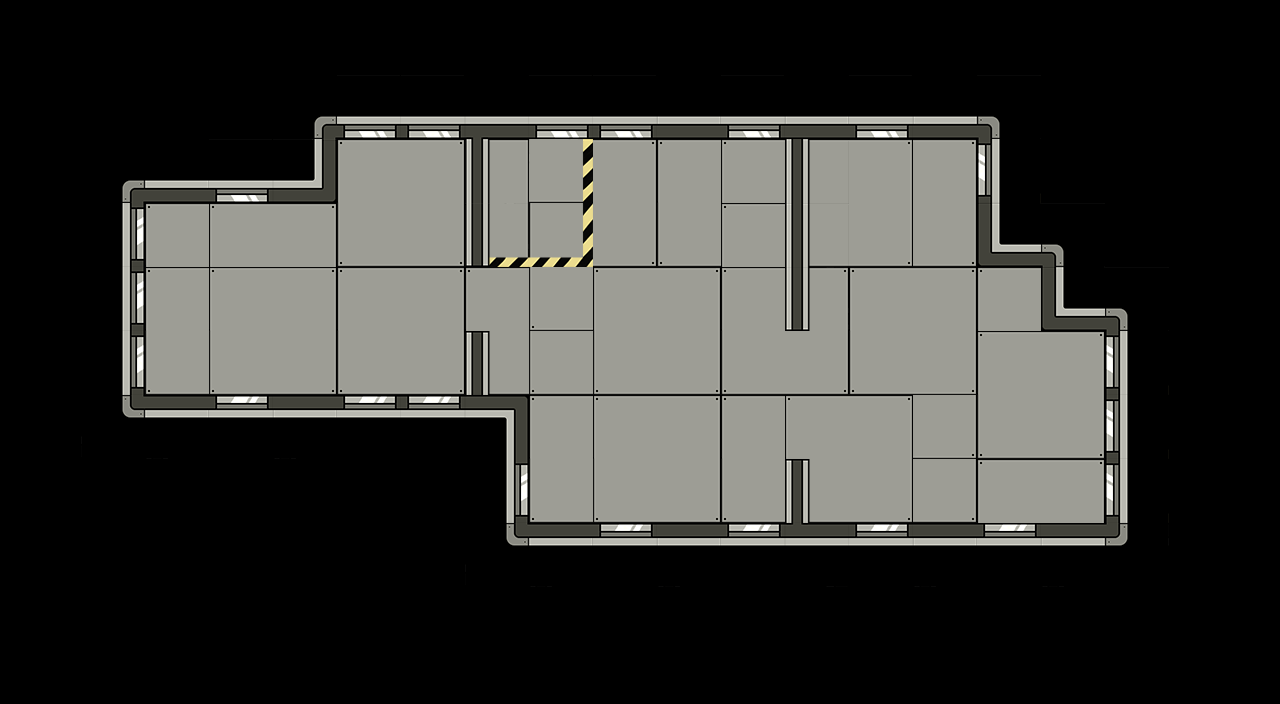

This is a level from a 2D game, rendered from its Tiled map with the project's own tilesets. A one-line summary and the complete map file follow:
An orthogonal 20x11 tile map with 64x64 px tiles, 4 tile layers (Bg, Floor, Floor2, Walls), 2 tilesets and 19 objects.

<map version="1.2" tiledversion="1.3.4" orientation="orthogonal" renderorder="right-down" width="20" height="11" tilewidth="64" tileheight="64" infinite="0" nextlayerid="10" nextobjectid="36">
 <tileset firstgid="1" source="MurkyWalls.tsx" />
 <tileset firstgid="55" source="objects.tsx" />
 <layer id="5" name="Bg" width="20" height="11" offsetx="81.4545" offsety="11.3939">
  <data encoding="csv">
0,0,0,0,0,0,0,0,0,0,0,0,0,0,0,0,0,0,0,0,
0,0,0,0,0,0,0,0,0,0,0,0,0,0,0,0,0,0,0,0,
0,0,0,0,0,0,0,0,0,0,0,0,0,0,0,0,0,0,0,0,
0,0,0,0,0,0,0,0,0,0,0,0,0,0,0,0,0,0,0,0,
0,0,0,0,0,0,0,0,0,0,0,0,0,0,0,0,0,0,0,0,
0,0,0,0,0,0,0,0,0,0,0,0,0,0,0,0,0,0,0,0,
0,0,0,0,0,0,0,0,0,0,0,0,0,0,0,0,0,0,0,0,
0,0,0,0,0,0,0,0,0,0,0,0,0,0,0,0,0,0,0,0,
0,0,0,0,0,0,0,0,0,0,0,0,0,0,0,0,0,0,0,0,
0,0,0,0,0,0,0,0,0,0,0,0,0,0,0,0,0,0,0,0,
0,0,0,0,0,0,0,0,0,0,0,0,0,0,0,0,0,0,0,0
</data>
 </layer>
 <layer id="7" name="Floor" width="20" height="11" offsetx="81.4545" offsety="11.3939">
  <data encoding="csv">
0,0,0,0,0,0,0,0,0,0,0,0,0,0,0,0,0,0,0,0,
0,0,0,0,0,0,0,0,0,0,0,0,0,0,0,0,0,0,0,0,
0,0,0,0,6,7,9,16,7,6,6,6,7,7,0,0,0,0,0,0,
0,6,6,7,15,16,18,15,16,15,6,15,16,16,0,0,0,0,0,0,
0,6,6,7,6,7,6,15,6,7,6,7,6,7,6,0,0,0,0,0,
0,15,15,16,15,16,15,15,15,16,15,16,15,16,6,7,0,0,0,0,
0,0,0,0,0,0,0,6,6,7,6,6,7,16,15,16,0,0,0,0,
0,0,0,0,0,0,0,15,15,16,15,15,16,16,6,7,0,0,0,0,
0,0,0,0,0,0,0,0,0,0,0,0,0,0,0,0,0,0,0,0,
0,0,0,0,0,0,0,0,0,0,0,0,0,0,0,0,0,0,0,0,
0,0,0,0,0,0,0,0,0,0,0,0,0,0,0,0,0,0,0,0
</data>
 </layer>
 <layer id="8" name="Floor2" width="20" height="11" offsetx="81.4545" offsety="11.3939">
  <data encoding="csv">
0,0,0,0,0,0,0,0,0,0,0,0,0,0,0,0,0,0,0,0,
0,0,0,0,0,0,0,0,0,0,0,0,0,0,0,0,0,0,0,0,
0,0,0,0,0,0,0,45,0,0,0,0,0,0,0,0,0,0,0,0,
0,0,0,0,0,0,53,54,0,0,0,0,0,0,0,0,0,0,0,0,
0,0,0,0,0,0,0,0,0,0,0,0,0,0,0,0,0,0,0,0,
0,0,0,0,0,0,0,0,0,0,0,0,0,0,0,0,0,0,0,0,
0,0,0,0,0,0,0,0,0,0,0,0,0,0,0,0,0,0,0,0,
0,0,0,0,0,0,0,0,0,0,0,0,0,0,0,0,0,0,0,0,
0,0,0,0,0,0,0,0,0,0,0,0,0,0,0,0,0,0,0,0,
0,0,0,0,0,0,0,0,0,0,0,0,0,0,0,0,0,0,0,0,
0,0,0,0,0,0,0,0,0,0,0,0,0,0,0,0,0,0,0,0
</data>
 </layer>
 <layer id="6" name="Walls" width="20" height="11" offsetx="81.4545" offsety="11.3939">
  <data encoding="csv">
0,0,0,0,0,0,0,0,0,0,0,0,0,0,0,0,0,0,0,0,
0,0,0,21,35,35,1,35,35,22,35,22,35,22,23,0,0,0,0,0,
21,22,35,33,0,0,10,0,0,0,0,10,0,0,52,0,0,0,0,0,
51,0,0,0,0,0,11,0,0,0,0,10,0,0,34,23,0,0,0,0,
51,0,0,0,0,0,0,0,0,0,0,11,0,0,0,34,23,0,0,0,
51,0,0,0,0,0,20,0,0,0,0,0,0,0,0,0,52,0,0,0,
39,40,44,40,44,44,42,0,0,0,0,0,0,0,0,0,52,0,0,0,
0,0,0,0,0,0,51,0,0,0,0,20,0,0,0,0,52,0,0,0,
0,0,0,0,0,0,39,40,44,40,44,28,44,40,44,40,41,0,0,0,
0,0,0,0,0,0,0,0,0,0,0,0,0,0,0,0,0,0,0,0,
0,0,0,0,0,0,0,0,0,0,0,0,0,0,0,0,0,0,0,0
</data>
 </layer>
 <objectgroup id="9" name="Objects">
  <object id="4" gid="57" x="258" y="260" width="50" height="56" />
  <object id="5" gid="62" x="156" y="257" width="48" height="54" />
  <object id="6" gid="62" x="206" y="257" width="48" height="54" />
  <object id="7" gid="62" x="732" y="246" width="48" height="54" />
  <object id="8" gid="62" x="984" y="325" width="48" height="54" />
  <object id="9" gid="65" x="1047" y="522" width="54" height="64" />
  <object id="10" gid="65" x="411" y="204" width="54" height="64" />
  <object id="11" gid="69" x="337" y="191" width="74" height="57" />
  <object id="12" gid="68" x="147" y="390" width="57" height="134" />
  <object id="14" gid="70" x="199" y="388" width="152" height="62" />
  <object id="15" gid="58" x="353" y="386" width="50" height="56" />
  <object id="16" gid="63" x="409" y="395" width="58" height="49" />
  <object id="24" gid="67" x="598" y="180" width="89" height="44" />
  <object id="25" gid="67" x="689" y="180" width="89" height="44" />
  <object id="28" gid="58" x="811" y="520" width="50" height="56" />
  <object id="29" gid="68" x="1052" y="462" width="57" height="134" />
  <object id="30" gid="67" x="862" y="517" width="89" height="44" />
  <object id="34" gid="70" x="816" y="200" width="152" height="62" />
  <object id="35" gid="57" x="920" y="257" width="50" height="56" />
 </objectgroup>
</map>